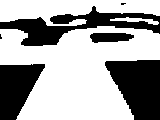
%> input picture 2015.5.28_13.bmp, 160 x 120 px
$ octave aaaaa.m   (GNU Octave 9; MATLAB toolbox functions it lacks are replaced by stand-ins)
%> lines starting %> are read from the running program, lines starting %| are printed output that depends on the picture; in (x1, y1, x2, y2) boxes, pixels count from 0 and x2, y2 are one past the last pixel; in counts of white or black regions, pixels touching at a corner belong together; the program's own positions count from 1
clc ;%清屏
clear all ;%清内存

%读取原图像
img=imread('2015.5.28_13.bmp','bmp') ;
%> img is the input picture: size 120x160 uint8; 64.2% white; 6 black regions (2 under 20 px), largest, box (x1, y1, x2, y2) and area: (105, 60, 160, 120) 2412, (0, 6, 160, 46) 2397, (0, 64, 45, 120) 1694, (90, 33, 134, 43) 350

%转化为灰度图像
img_gray=rgb2gray(img) ;
figure(1) ;
imshow(img_gray) ;
title('Gray Image') ;

%直方图均衡
img_histeq=histeq(img_gray) ;
figure(2) ;
imshow(img_histeq,[]) ;
title('Histgram Equalization Image') ;
%sobel边缘检测
%  img_sobel=edge(img_histeq,'sobel') ;
img_sobel=sobel(img_histeq) ;
%> after the loop in sobel, `for i=2:m-1`:
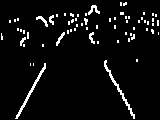
%> img_sobel: size 120x160 double; 5.3% white in thin lines or dots
figure(3) ;
imshow(img_sobel,[]) ;
title('Sobel Edge Detection ') ;
kernel=[1;1;1;1;1;1;1;1] ;
img_erode=imerode(img_sobel,kernel) ;
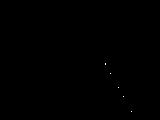
%> img_erode: size 120x160 double; 0.03% white in thin lines or dots, all inside (x1, y1, x2, y2) = (105, 63, 132, 112)
img_dilate=imdilate(img_erode,kernel) ;
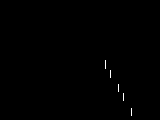
%> img_dilate: size 120x160 double; 0.21% white in thin lines or dots, all inside (x1, y1, x2, y2) = (105, 60, 132, 116)
figure(4)
imshow(img_dilate) ;
title('Dilate Image') ;
%radon检测直线
theta = 0:179;
[R,xp] = radon(img_dilate,theta);
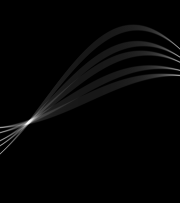
%> R: size 203x180 double; min 0, max 2769.3, mean 51.5; drawn with min black and max white
%> xp = 203 values from -101 to 101
figure(5) ;
imagesc(theta, xp, R); colormap(hot);
xlabel('/theta (degrees)'); ylabel('x/prime');
title('R_{/theta} (x/prime)');
colorbar

%计算直线 注意radon变换的圆心在图像的中心
gray_max1=max(max(R(:,1:90))) ;
%> gray_max1 = 2769.3
gray_max2=max(max(R(:,90:180))) ;
%> gray_max2 = 1721.3
[len1,theta1]=find(R==gray_max1) ;
%> len1 = 124; theta1 = 28
[len2,theta2]=find(R==gray_max2) ;
%> len2 = 76; theta2 = 180
theta1=theta1+90-1 ;
%> theta1 = 117
theta2=theta2-90-1 ;
%> theta2 = 89
len1=len1-length(R)/2 ;
%> len1 = 22.5
len2=len2-length(R)/2;
%> len2 = -25.5
%斜率
k1=-cot(theta1*pi/180) ;%注意前面要带负号，因为y朝下
%> k1 = 0.51
k2=-cot(theta2*pi/180) ;
%> k2 = -0.0175

%求原点到直线的垂足的坐标
[m,n]=size(img_dilate) ;
%> m = 120; n = 160
x1=n/2+len1*sin(theta1*pi/180);
%> x1 = 100
y1=m/2-len1*cos(theta1*pi/180);
%> y1 = 70.21
x2=n/2-len2*sin(theta2*pi/180);
%> x2 = 105.5
y2=m/2-len2*cos(theta2*pi/180);
%> y2 = 60.45

%在图像中画线，标出检测出来的直线,直线方程为x-x0=k(y-y0) ;
y1_1=0 ;
x1_1=k1*(y1_1-y1)+x1 ;
%> x1_1 = 64.27
y1_2=m ;
%> y1_2 = 120
x1_2=k1*(y1_2-y1)+x1 ;
%> x1_2 = 125.4

y2_1=0 ;
x2_1=k2*(y2_1-y2)+x2 ;
%> x2_1 = 106.6
y2_2=m ;
%> y2_2 = 120
x2_2=k2*(y2_2-y2)+x2 ;
%> x2_2 = 104.5
figure(4) ;
hold on ;
% line('xdata', [left right], 'ydata', [top bottom])
%标注垂足
markpoint(x2,y2,'g') ;
markpoint(x1,y1,'g') ;
%将检测出来的直线画出来
line([x1_1,x1_2],[y1_1,y1_2]) ;
line([x2_1,x2_2],[y2_1,y2_2]) ;


%寻找四个连接点
y11=m*3/4 ;
%> y11 = 90
x11=k1*(y11-y1)+x1 ;
%> x11 = 110.1
y111=m/4 ;
%> y111 = 30
x111=x11 ;
%> x111 = 110.1
x11_1=k1*(y111-y1)+x1 ;
%> x11_1 = 79.56
y21=y11 ;
%> y21 = 90
x21=k2*(y21-y2)+x2 ;
%> x21 = 105
y211=y111 ;
%> y211 = 30
x211=x21 ;
%> x211 = 105
x21_1=k2*(y211-y2)+x2 ;
%> x21_1 = 106

markpoint(x11,y11,'g') ;
markpoint(x111,y111,'g') ;
markpoint(x11_1,y111,'r') ;
markpoint(x21,y21,'g') ;
markpoint(x211,y211,'g') ;
markpoint(x21_1,y211,'r') ;
%> call 8 of markpoint, with x = 106, y = 30, color = 'r'
%> in markpoint (call 8), `line([x,x],[y-5,y+5],'Color',color) ;`:
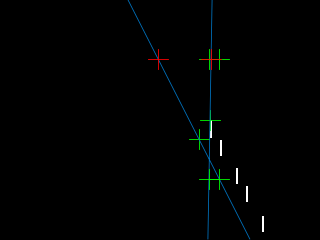
%> figure redrawn from the program's plot data; shown 2 times larger; its title reads 'Dilate Image'
%校正
basepoints=[x11 y11;x21 y21;x111,y111;x211,y211] ;
%> basepoints = [110.1 90; 105 90; 110.1 30; 105 30]
inputpoints=[x11 y11;x21 y21;x11_1,y111;x21_1,y211] ;
%> inputpoints = [110.1 90; 105 90; 79.56 30; 106 30]
cpt=cp2tform(inputpoints,basepoints,'projective') ;
%> cpt = {ndims_in 2, ndims_out 2}
figure(6) ;
img_correction=imtransform(img,cpt) ;
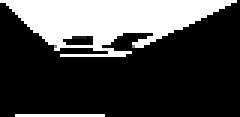
%> img_correction: size 39x80 uint8 (shown 3 times larger); min 0, max 255, mean 71.5
imshow(img_correction);
title('Distortion Correction Image') ;


%标点函数

function markpoint(x,y,color)
line([x-5,x+5],[y,y],'Color',color) ;
line([x,x],[y-5,y+5],'Color',color) ;
return;
%垂直边缘检测函数，不是sobel边缘检测

function img_sobel=sobel(img_test)
[m,n]=size(img_test) ;
img_sobel=zeros(m,n) ;
alpha=2 ;
for i=2:m-1
    for j=2:n-1
        temp=uint16(abs(int16(img_test(i-1,j-1))+alpha*int16(img_test(i,j-1))+int16(img_test(i+1,j-1))-int16(img_test(i-1,j+1))-alpha*int16(img_test(i,j+1))-int16(img_test(i+1,j+1)))) ;
        if(temp>125)
            temp=255 ;
        else
            temp=0 ;
        end
        img_sobel(i,j)=uint8(temp) ;
    end
end
return ;
